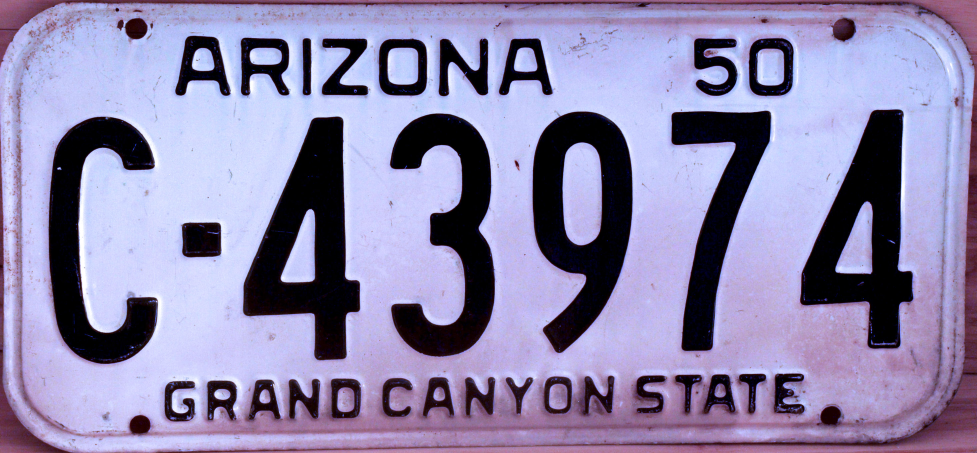
%> input picture AZ.JPG, 2931 x 1359 px (shown at 1/3 size)
$ octave car_license_plate_reading.m   (GNU Octave 9; MATLAB toolbox functions it lacks are replaced by stand-ins)
%> lines starting %> are read from the running program, lines starting %| are printed output that depends on the picture; in (x1, y1, x2, y2) boxes, pixels count from 0 and x2, y2 are one past the last pixel; in counts of white or black regions, pixels touching at a corner belong together; the program's own positions count from 1
### template.m
function [ y ] = template( x )
y=x;
aa(1:42,1:24)=1;
aa(1:42,1)=0;
aa(1:42,24)=0;
aa(1,1:24)=0;
aa(42,1:24)=0;
imwrite(aa,'pen.bmp','bmp');
A=imread('A.bmp');
B=imread('B.bmp');
C=imread('C.bmp');
D=imread('D.bmp');
E=imread('E.bmp');
F=imread('F.bmp');
G=imread('G.bmp');
H=imread('H.bmp');
I=imread('I.bmp');
J=imread('J.bmp');
K=imread('K.bmp');
L=imread('L.bmp');
M=imread('M.bmp');
N=imread('N.bmp');
O=imread('O.bmp');
P=imread('P.bmp');
Q=imread('Q.bmp');
R=imread('R.bmp');
S=imread('S.bmp');
T=imread('T.bmp');
U=imread('U.bmp');
V=imread('V.bmp');
W=imread('W.bmp');
X=imread('X.bmp');
Y=imread('Y.bmp');
Z=imread('Z.bmp');
Afill=imread('fillA.bmp');
Bfill=imread('fillB.bmp');
Dfill=imread('fillD.bmp');
Ofill=imread('fillO.bmp');
Pfill=imread('fillP.bmp');
Qfill=imread('fillQ.bmp');
Rfill=imread('fillR.bmp');


%Number
one=imread('1.bmp');
two=imread('2.bmp');
three=imread('3.bmp');
four=imread('4.bmp');
five=imread('5.bmp');
six=imread('6.bmp');
seven=imread('7.bmp');
eight=imread('8.bmp');
nine=imread('9.bmp');
zero=imread('0.bmp');
zerofill=imread('fill0.bmp');
fourfill=imread('fill4.bmp');
sixfill=imread('fill6.bmp');
sixfill2=imread('fill6_2.bmp');
eightfill=imread('fill8.bmp');
ninefill=imread('fill9.bmp');
ninefill2=imread('fill9_2.bmp');
a1=imread('pen.bmp');


%*-*-*-*-*-*-*-*-*-*-*-
letter=[A Afill B Bfill C D Dfill E F G H I J K L M ...
    N O Ofill P Pfill Q Qfill R Rfill S T U V W X Y Z];
number=[];
character=[];

number=[one two three four fourfill five six sixfill sixfill2 seven ...
    eight eightfill nine ninefill ninefill2 zero zerofill a1];

character=[letter number];

NewTemplates=mat2cell(character,42,[24 24 24 24 24 24 24 24 ...
    24 24 24 24 24 24 24 ...
    24 24 24 24 24 24 24 ...
    24 24 24 24 24 24 24 ...
    24 24 24 24 24 24 24 ...
    24 24 24 24 24 24 24 ...
    24 24 24 24 24 24 24 24]);


save ('NewTemplates','NewTemplates')


end

### car_license_plate_reading.m
clc;
close all;
clear all;
%.................................
f=imread('AZ.jpg');
%> f is the input picture: size 1359x2931x3 uint8; mean R, G, B 143.1, 135.8, 173.1
f=imresize(f,[400 NaN]);                   %%image loading unit
%> f: size 400x863x3 uint8
imshow(f);
g=rgb2gray(f);
g=medfilt2(g,[3 3]);
%**********************************
conc=strel('disk',1);
gi=imdilate(g,conc);
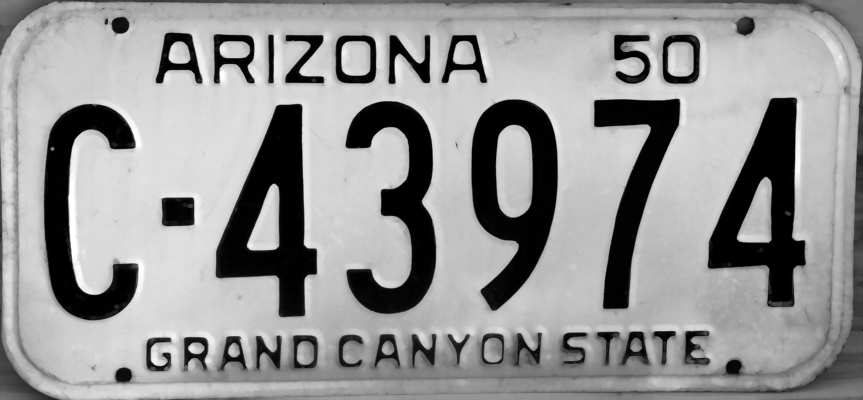
%> gi: size 400x863 uint8; min 0, max 255, mean 149.5
ge=imerode(g,conc);            %%%% morphological image processing
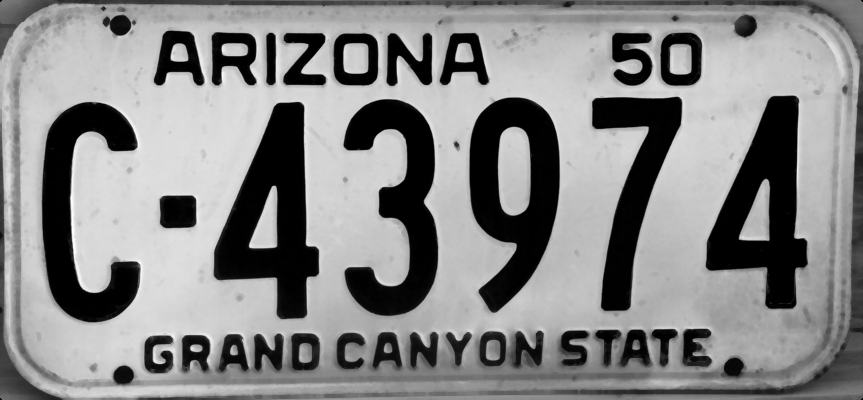
%> ge: size 400x863 uint8; min 0, max 255, mean 135.1
gdiff=imsubtract(gi,ge);
gdiff=mat2gray(gdiff);
%> gdiff: size 400x863 double
gdiff=conv2(gdiff,[1 1;1 1]);
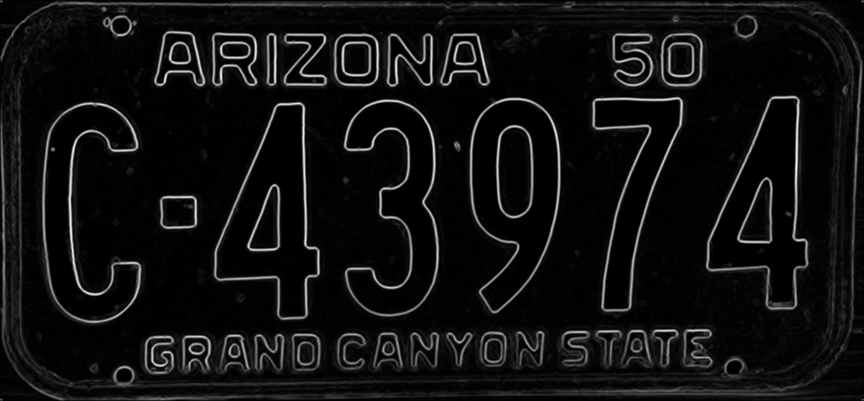
%> gdiff: size 401x864 double; min 0, max 3.53, mean 0.235; drawn with min black and max white
gdiff=imadjust(gdiff,[0.5 0.7],[0 1],.1);
B=logical(gdiff);
%> B: size 401x864 logical; 11.8% white; 233 white regions (149 under 20 px), largest, box (x1, y1, x2, y2) and area: (42, 102, 142, 324) 2672, (343, 99, 439, 317) 2444, (706, 95, 809, 310) 2123
[a1 b1]=size(B);
%> a1 = 401; b1 = 864
figure(2)
imshow(B)
er=imerode(B,strel('line',100,0));
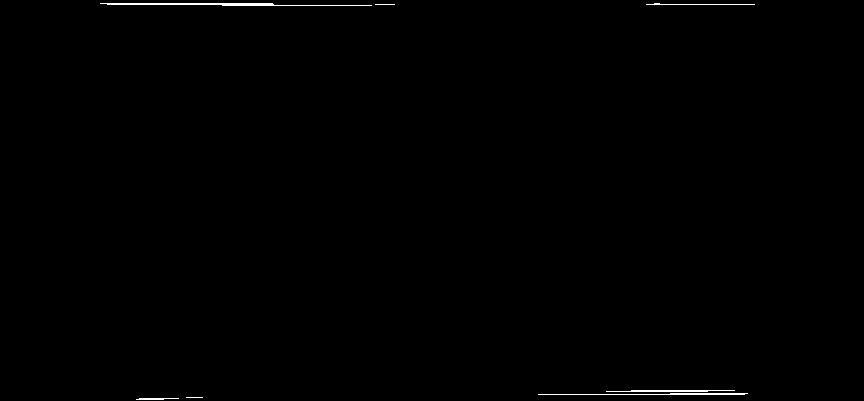
%> er: size 401x864 logical; 0.35% white in thin lines or dots, all inside (x1, y1, x2, y2) = (100, 3, 755, 400)
figure(3)
imshow(er)
out1=imsubtract(B,er);
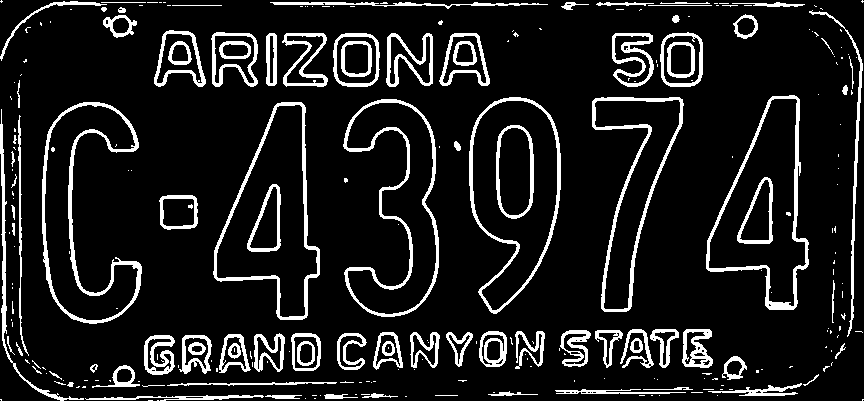
%> out1: size 401x864 double; values 0 (black) and 1 (white), 11.4% white; 270 white regions (177 under 20 px), largest, box (x1, y1, x2, y2) and area: (42, 102, 142, 324) 2672, (343, 99, 439, 317) 2444, (706, 95, 809, 310) 2123
F=imfill(out1,'holes');      %%%filling the object
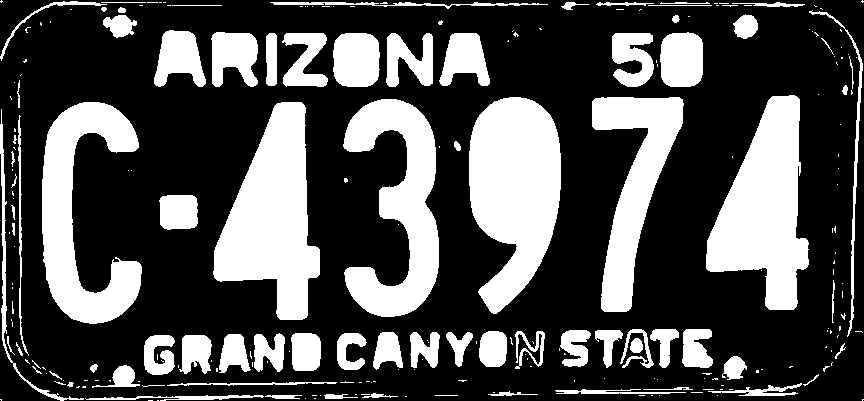
%> F: size 401x864 double; values 0 (black) and 1 (white), 31.1% white; 246 white regions (165 under 20 px), largest, box (x1, y1, x2, y2) and area: (469, 97, 561, 314) 13988, (213, 102, 320, 320) 13417, (706, 95, 809, 310) 12809
H=bwmorph(F,'thin',1);
%> H: size 401x864 logical; 27.7% white; 246 white regions (177 under 20 px), largest, box (x1, y1, x2, y2) and area: (470, 98, 560, 313) 13494, (214, 103, 319, 319) 12860, (707, 96, 808, 309) 12249
H=imerode(H,strel('line',3,90));
%> H: size 401x864 logical; 25.6% white; 186 white regions (138 under 20 px), largest, box (x1, y1, x2, y2) and area: (470, 99, 560, 312) 13238, (214, 104, 319, 318) 12641, (707, 97, 808, 308) 12020
figure(4)
imshow(H)
%%
final=bwareaopen(H,floor((a1/15)*(b1/15)));

final(1:floor(.9*a1),1:2)=1;
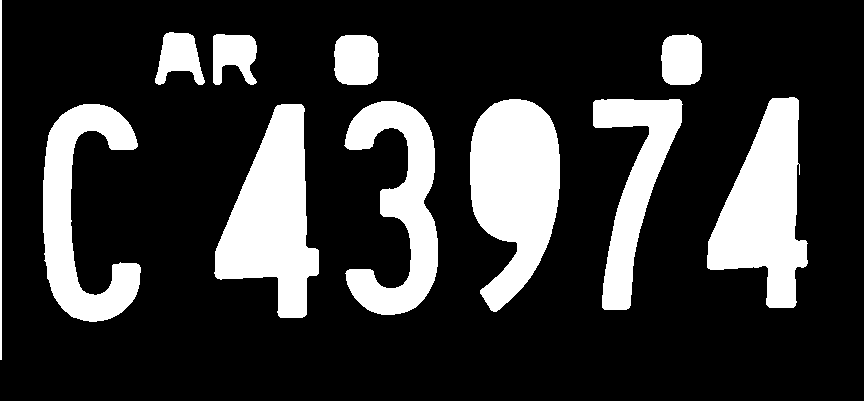
%> final: size 401x864 logical; 20.9% white; 11 white regions, largest, box (x1, y1, x2, y2) and area: (470, 99, 560, 312) 13238, (214, 104, 319, 318) 12641, (707, 97, 808, 308) 12020
final(a1:-1:(a1-20),b1:-1:(b1-2))=1;
figure(8)
imshow(final)
yyy=template(2);
%> the run ends on the next line
